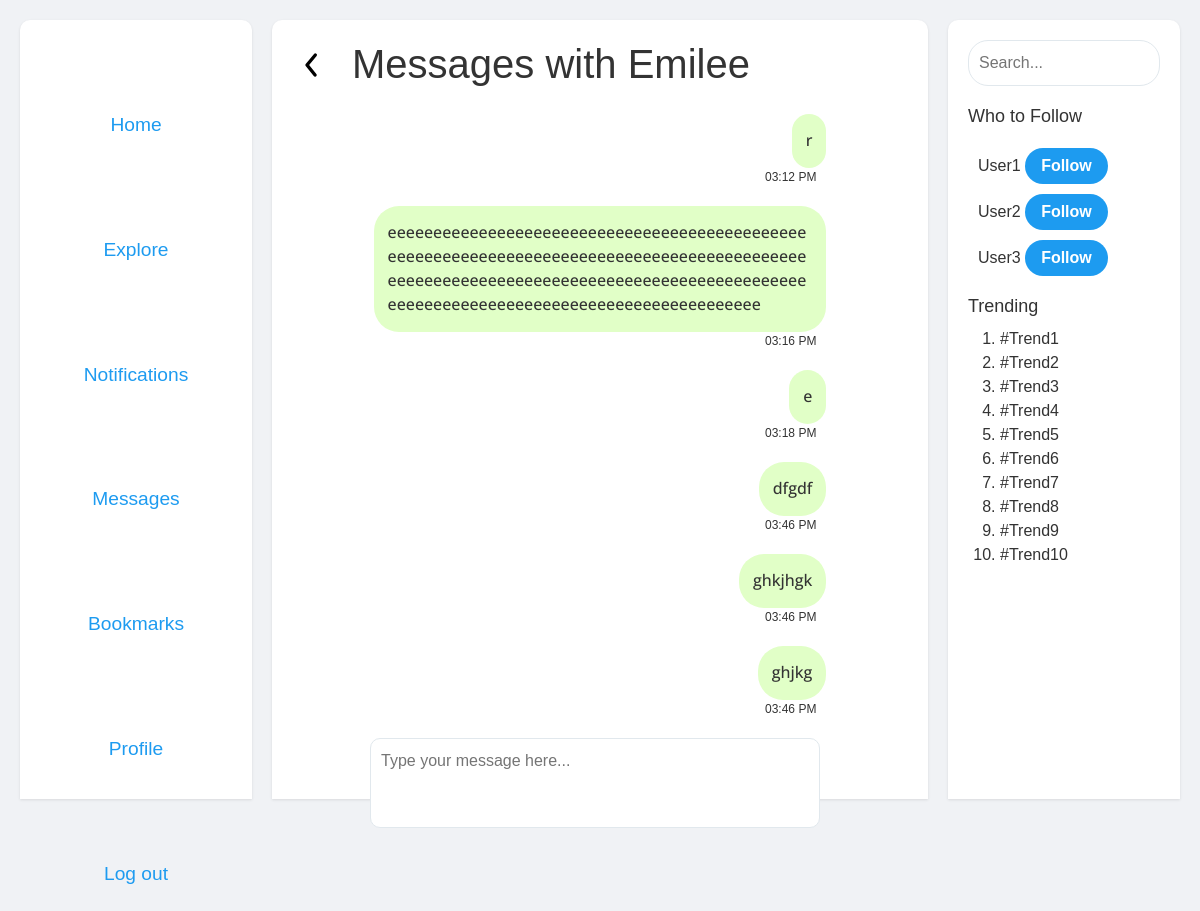
Screenshot of /messages/2 (signed in) with the database file from the repository.
### tables this page shows
CREATE TABLE users (
    id INTEGER PRIMARY KEY AUTOINCREMENT,
    username TEXT UNIQUE NOT NULL,
    password TEXT NOT NULL,  -- You should hash passwords before storing them
    email TEXT UNIQUE,
    created_at DATETIME DEFAULT CURRENT_TIMESTAMP
);

CREATE TABLE messages (
    sender_id INTEGER NOT NULL,      -- The ID of the sender
    receiver_id INTEGER NOT NULL,    -- The ID of the receiver
    message TEXT NOT NULL,           -- The text content of the message
    message_id INTEGER PRIMARY KEY AUTOINCREMENT -- Unique ID for each message
, timestamp TIMESTAMP DEFAULT CURRENT_TIMESTAMP);

### app.py (the view, shortened to what this page needs)
@app.route('/messages/<int:contact_id>', methods=['GET', 'POST'])
@login_required
def messages(contact_id):
    if 'user_id' not in session:
        return redirect(url_for('login'))
    user_id = session['user_id']
    messages = db.execute('''
        SELECT * FROM messages
        WHERE (sender_id = ? AND receiver_id = ?) OR (sender_id = ? AND receiver_id = ?)
        ORDER BY timestamp
    ''', int(user_id), int(contact_id), int(contact_id), int(user_id))
    contact1 = db.execute('SELECT username FROM users WHERE id = ?', (user_id,))
    contact2 = db.execute('SELECT username FROM users WHERE id = ?', (contact_id,))
    return render_template('messages.html', messages=messages, contact1=contact1[0]['username'], contact2=contact2[0]['username'], contact_me=contact_id)

### helpers.py (called while the page is built)
def login_required(f):
    @wraps(f)
    def decorated_function(*args, **kwargs):
        if session.get("user_id") is None:
            return redirect("/login")
        return f(*args, **kwargs)
    return decorated_function

def format_timestamp(timestamp):
    spain_tz = pytz.timezone('Europe/Madrid')
    if isinstance(timestamp, str):
        try:
            timestamp = datetime.fromisoformat(timestamp)  # Adjust if your string format is different
        except ValueError:
            return "Invalid date"  # Handle the error as appropriate
    if timestamp.tzinfo is None:
        timestamp = spain_tz.localize(timestamp)
    else:
        timestamp = timestamp.astimezone(spain_tz)
    now = datetime.now(spain_tz)
    is_today = timestamp.date() == now.date()
    if is_today:
        return timestamp.strftime('%I:%M %p')  # 12-hour format without seconds
    else:
        return timestamp.strftime('%B %d, %Y %I:%M %p')  # Full month name, day, and year

### templates/messages.html (shortened to what this page needs)
{% extends "layout.html" %}
{% block main %}
<div class="messages-header">
    <a href="/contacts"><img class="backwards-arrow" src="{{ url_for('static', filename='images/arrow-ios-back.svg') }}" alt="Back to main"></a>
    <h1>Messages with {{ contact2 }}</h1>
</div>
<div class="messages-container" id="messages-container">
    <div class="messages">
        {% for message in messages %}
            <div class="{{ 'message-sent' if message.sender_id == session['user_id'] else 'message-received' }}">
                <p>{{ message.message }}</p>
            </div>
            <span class="{{ 'message-sent1' if message.sender_id == session['user_id'] else 'message-received1' }}">
                {{ message.timestamp | format_timestamp }}
            </span>
        {% endfor %}
    </div>
    <form id="message-form" action="/messages/{{ contact_me }}" method="post">
        <textarea autofocus id="message-textarea" name="message" placeholder="Type your message here..."></textarea>
    </form>
</div>
{% endblock %}

### static/css/styles.css (style rules this page uses)
html, body { height: 100%; margin: 0; padding: 0; }
body { font-family: Arial, sans-serif; margin: 0; padding: 0; background-color: #f0f2f5; color: #333; display: flex; overflow-y: hidden; }
.messages { flex-grow: 1; padding: 20px; overflow-y: hidden; display: flex; flex-direction: column; }
.messages-container { display: flex; flex-direction: column; align-items: center; height:100%; overflow-y: auto }
.messages-container textarea { padding:10px; border: 1px solid #e1e8ed; width:450px; font-size: 16px; resize: none; border-radius:10px; margin-right:20px; margin-left:10px; padding-bottom:30px; }
.messages { width: 80%; max-height: 730px; overflow-y: scroll; word-wrap: break-word; overflow-wrap: break-word; word-break: break-all; }
.backwards-arrow { margin-top:5px; margin-right:20px; width:40px; }
.messages-header { display:flex; flex-direction:row; }
.messages { scrollbar-width: thin; scrollbar-color: #888 transparent; }

### rows the page displays
users: username "Emilee"
messages: message "r", timestamp "03:12 PM"
messages: message "eeeeeeeeeeeeeeeeeeeeeeeeeeeeeeeeeeeeeeeeeeeeeeeeeeeeeeeeeeeeeeeeeeeeeeeeeeeeeeeeeeeeeeeeeeeeeeeeeeeeeeeeeeeeeeeeeeeeeeeeeeeeeeeeeeeeeeeeeeeeeeeeeeeeeeeeeeeeeeeeeeeeeeeeeeeeeeeeeee", timestamp "03:16 PM"
messages: message "e", timestamp "03:18 PM"
messages: message "dfgdf", timestamp "03:46 PM"
messages: message "ghkjhgk", timestamp "03:46 PM"
messages: message "ghjkg", timestamp "03:46 PM"
